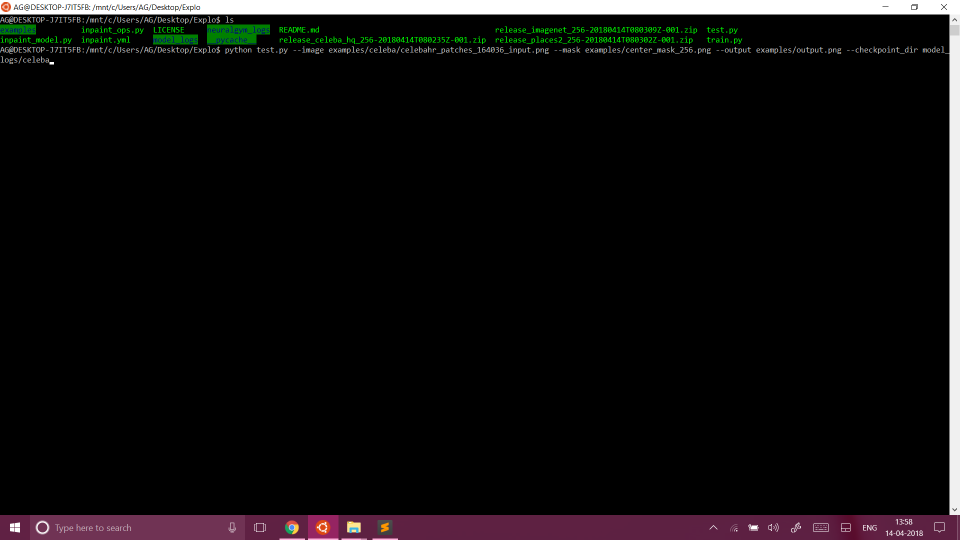
#> input picture Example command.png, 1920 x 1080 px (shown at 1/2 size)
$ python telea-infill.py '../Example command.png' '../Example command.png' out.png
#> lines starting #> are read from the running program, lines starting #| are printed output that depends on the picture; after the words box and inside, x2 and y2 are one past the last pixel; in counts of white or black regions, pixels touching at a corner belong together
import numpy as np
import cv2
import sys

if __name__ == '__main__':
    img = cv2.imread(sys.argv[1], 1)
#> img is the input picture: shape (1080, 1920, 3); mean B, G, R 13.4, 13, 14.7
    if(img is None):
        raise Exception("Image Not Found")
        exit()
    if(len(img.shape)>2 and img.shape[2]>3):
        img = cv2.cvtColor(img, cv2.COLOR_BGRA2BGR)
    greyscale = cv2.cvtColor(img, cv2.COLOR_BGR2GRAY)
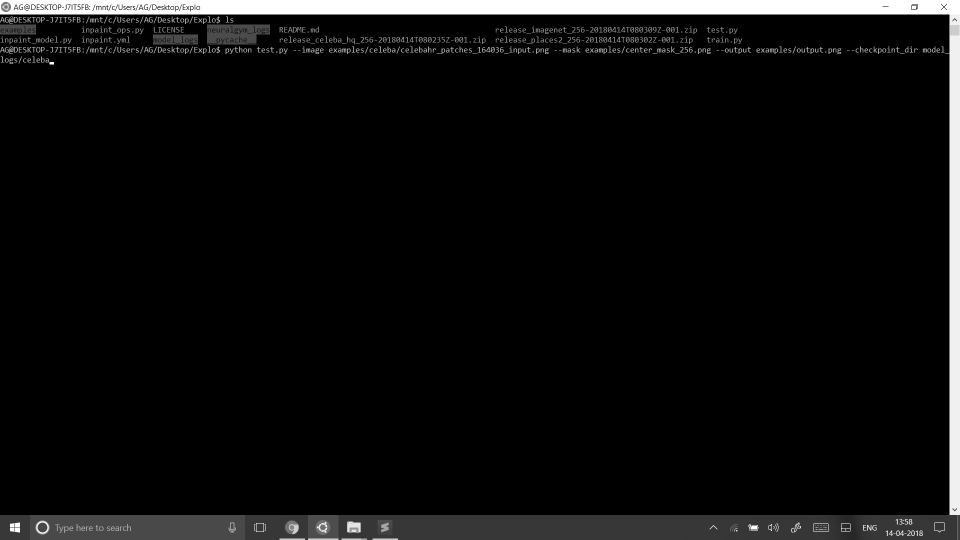
#> greyscale: shape (1080, 1920) (shown at 1/2 size); min 0, max 255, mean 13.6
    greyscale[greyscale<245] = 0
    greyscale[greyscale>=245] = 1
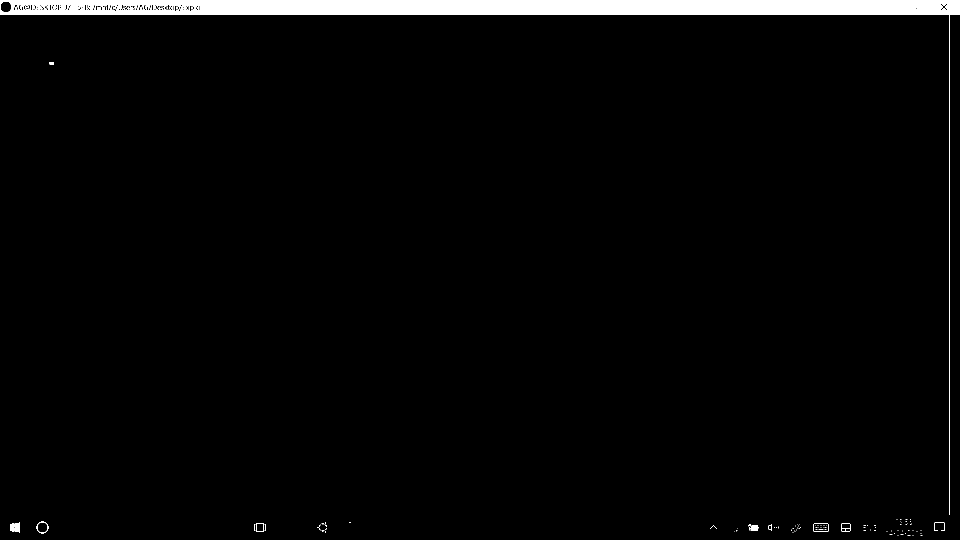
#> greyscale: shape (1080, 1920) (shown at 1/2 size); values 0 (black) and 1 (white), 2.7% white; 123 white regions (104 under 20 px), largest, box (x1, y1, x2, y2) and area: (0, 0, 1920, 1030) 53964, (73, 1043, 97, 1067) 116, (29, 1055, 40, 1065) 99
    mask = cv2.imread(sys.argv[2], 0)
#> mask: shape (1080, 1920); min 0, max 255, mean 14.2
    mask[mask>0] = 1
    mask = np.multiply(greyscale, mask)
    mask[mask>0] = 255
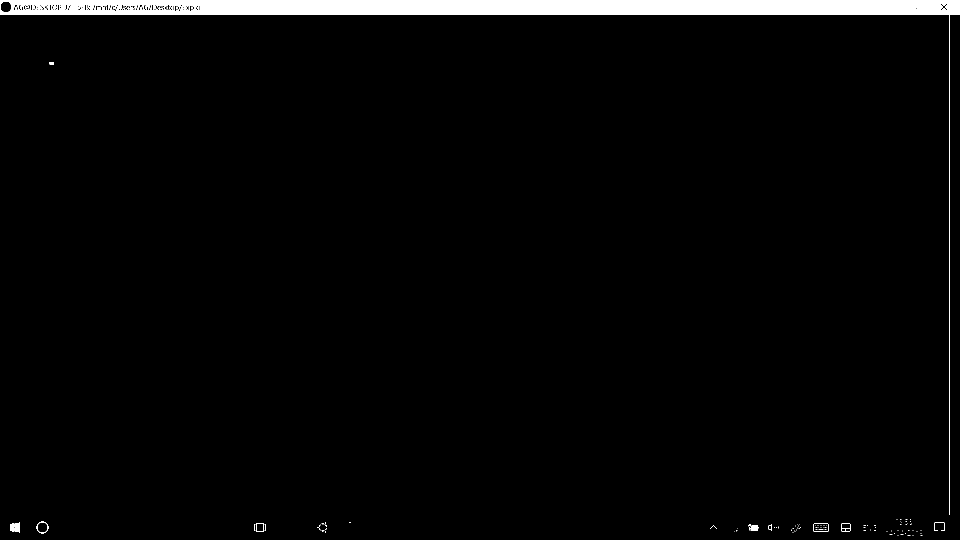
#> mask: shape (1080, 1920) (shown at 1/2 size); 2.7% white; 123 white regions (104 under 20 px), largest, box (x1, y1, x2, y2) and area: (0, 0, 1920, 1030) 53964, (73, 1043, 97, 1067) 116, (29, 1055, 40, 1065) 99
    dst = cv2.inpaint(img,mask,3,cv2.INPAINT_TELEA)
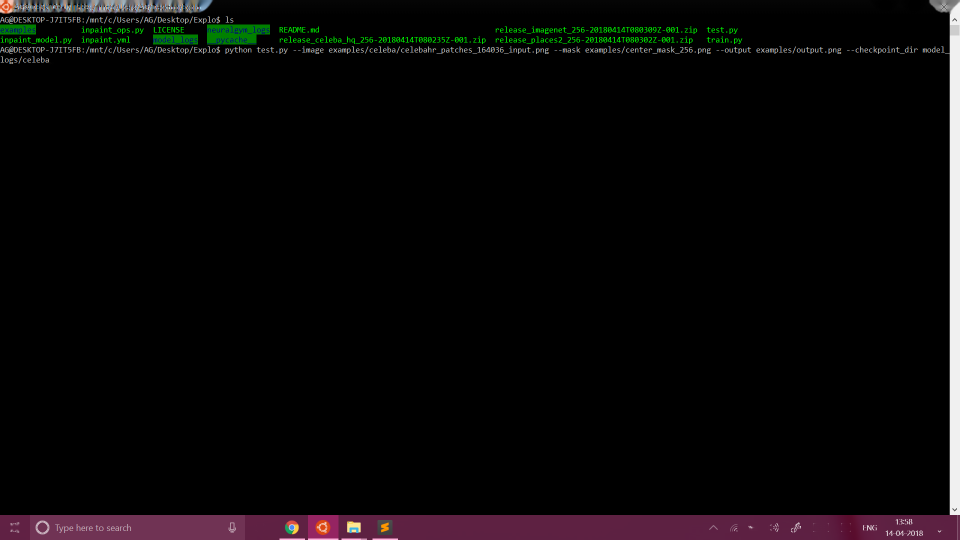
#> dst: shape (1080, 1920, 3) (shown at 1/2 size); mean B, G, R 7.3, 6.9, 8.6
    cv2.imwrite(sys.argv[3].split(".")[0]+'-telea-mask.png', mask)
    cv2.imwrite(sys.argv[3], dst)
